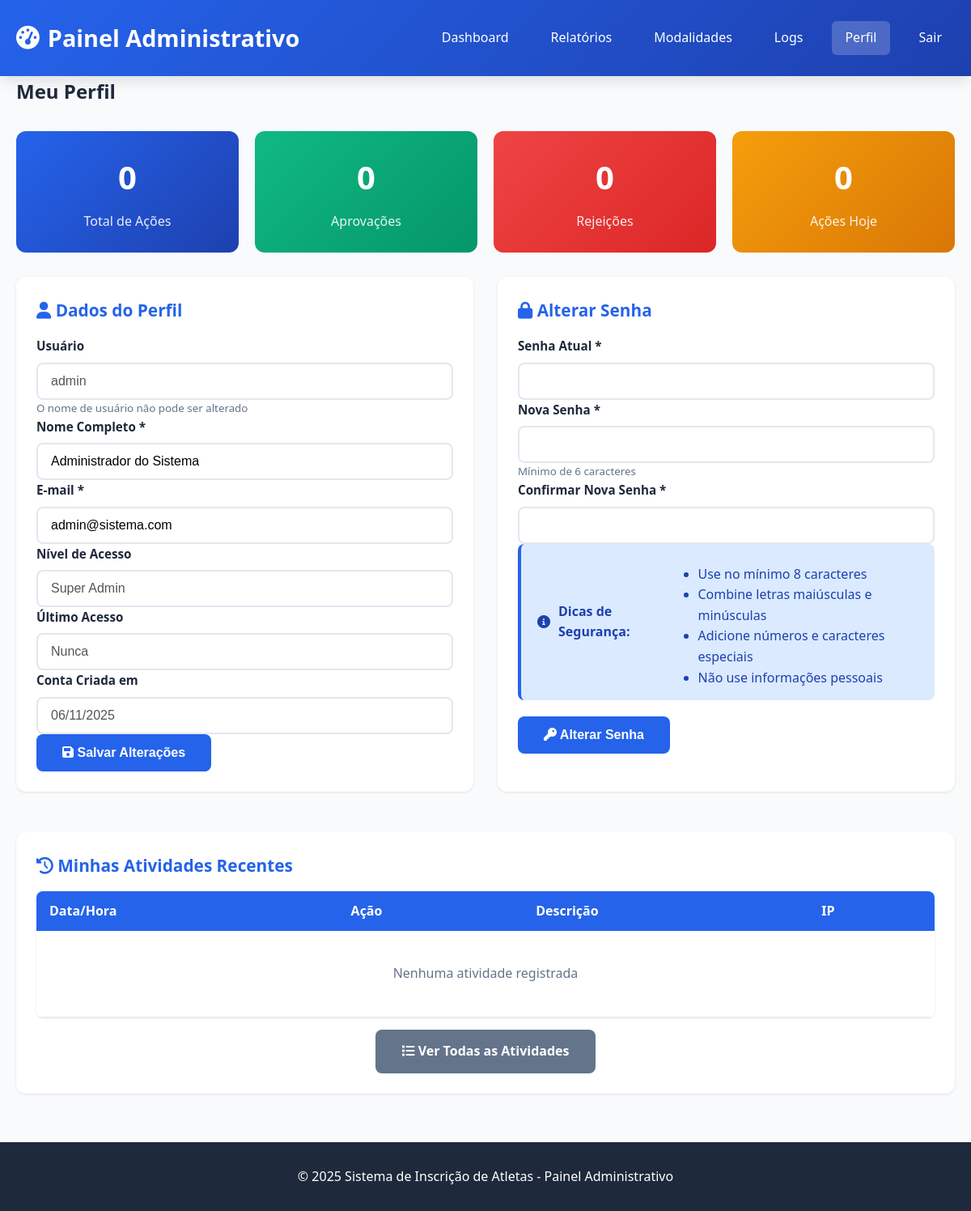
The page /admin/perfil.php (signed in) on the database its author committed.
### tables this page shows
CREATE TABLE IF NOT EXISTS usuarios (
    id INT AUTO_INCREMENT PRIMARY KEY,
    username VARCHAR(50) UNIQUE NOT NULL,
    password VARCHAR(255) NOT NULL,
    nome VARCHAR(200) NOT NULL,
    email VARCHAR(200) NOT NULL,
    nivel ENUM('Super Admin', 'Admin', 'Operador') DEFAULT 'Operador',
    ativo TINYINT(1) DEFAULT 1,
    ultimo_acesso TIMESTAMP NULL,
    created_at TIMESTAMP DEFAULT CURRENT_TIMESTAMP
);

### admin/perfil.php (the view, shortened to what this page needs)
<?php
$pdo = getDBConnection();
$stmt = $pdo->prepare("SELECT * FROM usuarios WHERE id = ?");
$stmt->execute([$_SESSION['user_id']]);
$usuario = $stmt->fetch();
$statsUsuario = [];
$stmt = $pdo->prepare("SELECT COUNT(*) FROM logs WHERE usuario_id = ?");
$stmt->execute([$_SESSION['user_id']]);
$statsUsuario['total_acoes'] = $stmt->fetchColumn();
$stmt = $pdo->prepare("
    SELECT COUNT(*) FROM logs
    WHERE usuario_id = ? AND acao LIKE '%Aprovação%'
");
$stmt->execute([$_SESSION['user_id']]);
$statsUsuario['aprovacoes'] = $stmt->fetchColumn();
$stmt = $pdo->prepare("
    SELECT COUNT(*) FROM logs
    WHERE usuario_id = ? AND acao LIKE '%Rejeição%'
");
$stmt->execute([$_SESSION['user_id']]);
$statsUsuario['rejeicoes'] = $stmt->fetchColumn();
$stmt = $pdo->prepare("
    SELECT COUNT(*) FROM logs
    WHERE usuario_id = ? AND DATE(created_at) = CURDATE()
");
$stmt->execute([$_SESSION['user_id']]);
$statsUsuario['acoes_hoje'] = $stmt->fetchColumn();
?>
<!DOCTYPE html>
<html lang="pt-BR">
<head>
    <link rel="stylesheet" href="../public/css/style.css">
    <link rel="stylesheet" href="https://cdnjs.cloudflare.com/ajax/libs/font-awesome/6.0.0/css/all.min.css">
</head>
<body>
    <header class="header">
        <div class="container">
            <h1><i class="fas fa-tachometer-alt"></i> Painel Administrativo</h1>
            <nav>
                <a href="index.php">Dashboard</a>
                <a href="relatorios.php">Relatórios</a>
                <a href="modalidades.php">Modalidades</a>
                <a href="logs.php">Logs</a>
                <a href="perfil.php" class="active">Perfil</a>
                <a href="logout.php">Sair</a>
            </nav>
        </div>
    </header>
    <main class="container">
        <h2 style="margin-bottom: 30px;">Meu Perfil</h2>
        <div class="stats-grid" style="margin-bottom: 30px;">
            <div class="stat-card">
                <h3><?php echo $statsUsuario['total_acoes']; ?></h3>
                <p>Total de Ações</p>
            </div>
            <div class="stat-card" style="background: linear-gradient(135deg, #10b981, #059669);">
                <h3><?php echo $statsUsuario['aprovacoes']; ?></h3>
                <p>Aprovações</p>
            </div>
            <div class="stat-card" style="background: linear-gradient(135deg, #ef4444, #dc2626);">
                <h3><?php echo $statsUsuario['rejeicoes']; ?></h3>
                <p>Rejeições</p>
            </div>
            <div class="stat-card" style="background: linear-gradient(135deg, #f59e0b, #d97706);">
                <h3><?php echo $statsUsuario['acoes_hoje']; ?></h3>
                <p>Ações Hoje</p>
            </div>
        </div>
        <div style="display: grid; grid-template-columns: repeat(auto-fit, minmax(400px, 1fr)); gap: 30px;">
            <div class="card">
                <div class="card-header">
                    <i class="fas fa-user"></i> Dados do Perfil
                </div>
                <form method="POST" action="">
                    <div class="form-group">
                        <label>Usuário</label>
                        <input type="text" value="<?php echo htmlspecialchars($usuario['username']); ?>" disabled>
                        <small style="color: var(--text-light);">O nome de usuário não pode ser alterado</small>
                    </div>
                    <div class="form-group">
                        <label for="nome">Nome Completo *</label>
                        <input type="text" id="nome" name="nome" value="<?php echo htmlspecialchars($usuario['nome']); ?>" required>
                    </div>
                    <div class="form-group">
                        <label for="email">E-mail *</label>
                        <input type="email" id="email" name="email" value="<?php echo htmlspecialchars($usuario['email']); ?>" required>
                    </div>
                    <div class="form-group">
                        <label>Nível de Acesso</label>
                        <input type="text" value="<?php echo htmlspecialchars($usuario['nivel']); ?>" disabled>
                    </div>
                    <div class="form-group">
                        <label>Último Acesso</label>
                        <input type="text" value="<?php echo $usuario['ultimo_acesso'] ? date('d/m/Y H:i', strtotime($usuario['ultimo_acesso'])) : 'Nunca'; ?>" disabled>
                    </div>
                    <div class="form-group">
                        <label>Conta Criada em</label>
                        <input type="text" value="<?php echo date('d/m/Y', strtotime($usuario['created_at'])); ?>" disabled>
                    </div>
                    <button type="submit" class="btn btn-primary">
                        <i class="fas fa-save"></i> Salvar Alterações
                    </button>
                </form>
            </div>
            <div class="card">
                <div class="card-header">
                    <i class="fas fa-lock"></i> Alterar Senha
                </div>
                <form method="POST" action="">
                    <div class="form-group">
                        <label for="senha_atual">Senha Atual *</label>
                        <input type="password" id="senha_atual" name="senha_atual" required>
                    </div>
                    <div class="form-group">
                        <label for="nova_senha">Nova Senha *</label>
                        <input type="password" id="nova_senha" name="nova_senha" required minlength="6">
                        <small style="color: var(--text-light);">Mínimo de 6 caracteres</small>
                    </div>
                    <div class="form-group">
                        <label for="confirmar_senha">Confirmar Nova Senha *</label>
                        <input type="password" id="confirmar_senha" name="confirmar_senha" required minlength="6">
                    </div>
                    <div class="alert alert-info">
                        <i class="fas fa-info-circle"></i>
                        <strong>Dicas de Segurança:</strong>
                        <ul style="margin: 10px 0 0 20px;">
                            <li>Use no mínimo 8 caracteres</li>
                            <li>Combine letras maiúsculas e minúsculas</li>
                            <li>Adicione números e caracteres especiais</li>
                            <li>Não use informações pessoais</li>
                        </ul>
                    </div>
                    <button type="submit" class="btn btn-primary">
                        <i class="fas fa-key"></i> Alterar Senha
                    </button>
                </form>
            </div>
        </div>
        <div class="card" style="margin-top: 30px;">
            <div class="card-header">
                <i class="fas fa-history"></i> Minhas Atividades Recentes
            </div>
            <table>
                <thead>
                    <tr>
                        <th>Data/Hora</th>
                        <th>Ação</th>
                        <th>Descrição</th>
                        <th>IP</th>
                    </tr>
                </thead>
                <tbody>
                    <?php
                    $stmt = $pdo->prepare("
                        SELECT * FROM logs
                        WHERE usuario_id = ?
                        ORDER BY created_at DESC
                        LIMIT 10
                    ");
                    $stmt->execute([$_SESSION['user_id']]);
                    $atividadesRecentes = $stmt->fetchAll();
                    if (empty($atividadesRecentes)):
                    ?>
                        <tr>
                            <td colspan="4" style="text-align: center; padding: 40px; color: var(--text-light);">
                                Nenhuma atividade registrada
                            </td>
                        </tr>
                    <?php endif; ?>
                </tbody>
            </table>
            <div style="text-align: center; margin-top: 15px;">
                <a href="logs.php?usuario=<?php echo $_SESSION['user_id']; ?>" class="btn btn-secondary">
                    <i class="fas fa-list"></i> Ver Todas as Atividades
                </a>
            </div>
        </div>
    </main>
    <footer class="footer">
        <div class="container">
            <p>&copy; 2025 Sistema de Inscrição de Atletas - Painel Administrativo</p>
        </div>
    </footer>
</body>
</html>

### public/css/style.css (style rules this page uses)
* { margin: 0; padding: 0; box-sizing: border-box; }
:root { --primary-color: #2563eb; --primary-dark: #1e40af; --secondary-color: #64748b; --success-color: #10b981; --danger-color: #ef4444; --warning-color: #f59e0b; --light-bg: #f8fafc; --white: #ffffff; --text-dark: #1e293b; --text-light: #64748b; --border-color: #e2e8f0; --shadow: 0 1px 3px rgba(0, 0, 0, 0.1); --shadow-lg: 0 10px 15px -3px rgba(0, 0, 0, 0.1); }
body { font-family: 'Segoe UI', Tahoma, Geneva, Verdana, sans-serif; line-height: 1.6; color: var(--text-dark); background-color: var(--light-bg); }
.container { max-width: 1200px; margin: 0 auto; padding: 0 20px; }
.header { background: linear-gradient(135deg, var(--primary-color), var(--primary-dark)); color: var(--white); padding: 1.5rem 0; box-shadow: var(--shadow-lg); position: sticky; top: 0; z-index: 100; }
.header .container { display: flex; justify-content: space-between; align-items: center; flex-wrap: wrap; }
.header h1 { font-size: 1.8rem; font-weight: 600; display: flex; align-items: center; gap: 10px; }
.header nav { display: flex; gap: 20px; }
.header nav a { color: var(--white); text-decoration: none; padding: 8px 16px; border-radius: 6px; transition: all 0.3s; font-weight: 500; }
.header nav a:hover, .header nav a.active { background-color: rgba(255, 255, 255, 0.2); }
main { padding: 40px 20px; }
.form-group { display: flex; flex-direction: column; }
.form-group label { font-weight: 600; margin-bottom: 8px; color: var(--text-dark); font-size: 0.95rem; }
.form-group input, .form-group select, .form-group textarea { padding: 12px 16px; border: 2px solid var(--border-color); border-radius: 8px; font-size: 1rem; transition: all 0.3s; background-color: var(--white); }
.btn { padding: 14px 32px; border: none; border-radius: 8px; font-size: 1rem; font-weight: 600; cursor: pointer; transition: all 0.3s; text-decoration: none; display: inline-block; text-align: center; }
.btn-primary { background-color: var(--primary-color); color: var(--white); }
.btn-secondary { background-color: var(--secondary-color); color: var(--white); }
.footer { background-color: var(--text-dark); color: var(--white); padding: 30px 0; text-align: center; margin-top: 60px; }
.alert { padding: 15px 20px; border-radius: 8px; margin-bottom: 20px; display: flex; align-items: center; gap: 10px; }
.alert-info { background-color: #dbeafe; color: #1e40af; border-left: 4px solid var(--primary-color); }
table { width: 100%; border-collapse: collapse; background: var(--white); border-radius: 8px; overflow: hidden; box-shadow: var(--shadow); }
thead { background-color: var(--primary-color); color: var(--white); }
th, td { padding: 12px 16px; text-align: left; }
tbody tr { border-bottom: 1px solid var(--border-color); }
.card { background: var(--white); border-radius: 12px; padding: 25px; box-shadow: var(--shadow); margin-bottom: 20px; }
.card-header { font-size: 1.3rem; font-weight: 600; margin-bottom: 15px; color: var(--primary-color); }
.stats-grid { display: grid; grid-template-columns: repeat(auto-fit, minmax(200px, 1fr)); gap: 20px; margin-bottom: 30px; }
.stat-card { background: linear-gradient(135deg, var(--primary-color), var(--primary-dark)); color: var(--white); padding: 25px; border-radius: 12px; text-align: center; }
.stat-card h3 { font-size: 2.5rem; margin-bottom: 10px; }
.stat-card p { font-size: 1rem; opacity: 0.9; }

### rows shown on the page
usuarios: username "admin", nome "Administrador do Sistema", email "admin@sistema.com", nivel "Super Admin", ultimo_acesso "Nunca", created_at "06/11/2025"

### other values the page prints
$statsUsuario['total_acoes'] "0"
$statsUsuario['aprovacoes'] "0"
$statsUsuario['rejeicoes'] "0"
$statsUsuario['acoes_hoje'] "0"
